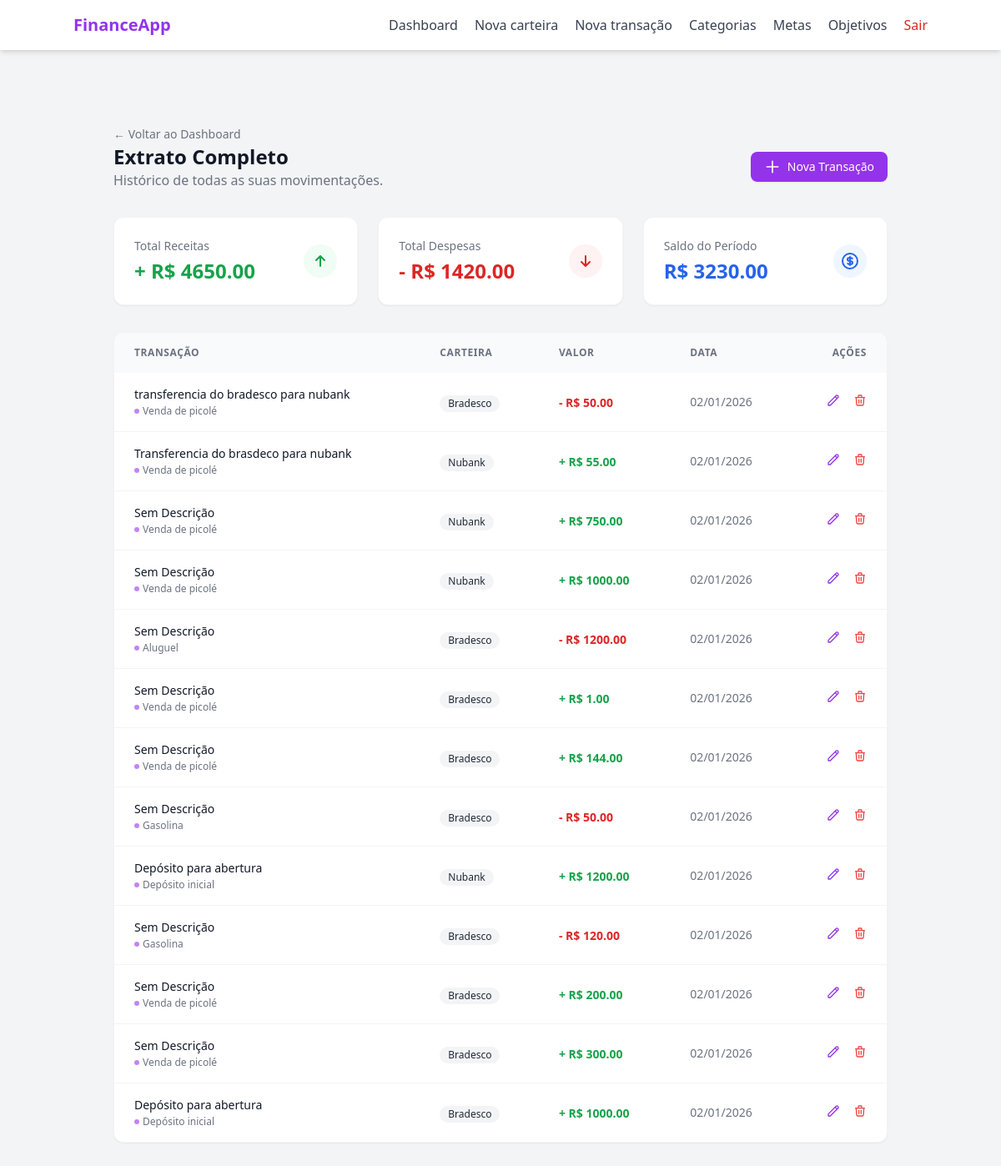
The app's page /transaction (signed in), older data.
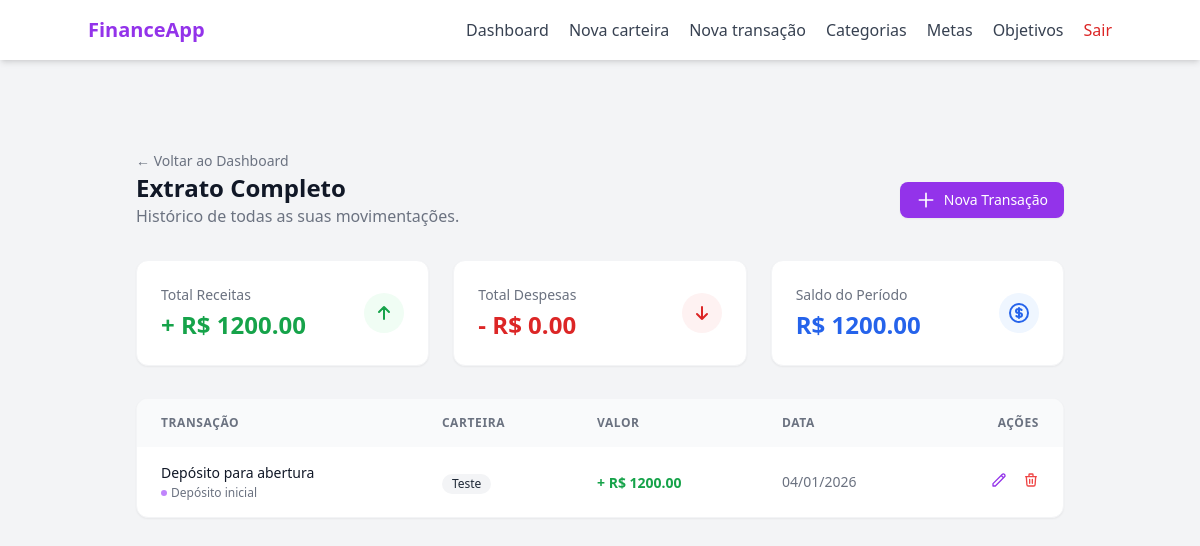
The same page, newer data.
### models/transaction.py (models this page shows, shortened)
class Transaction(db.Model):
    __tablename__ = "transactions"
    id = db.Column(db.Integer, primary_key= True)
    transaction_type = db.Column(db.String(20), nullable= False)
    value = db.Column(db.Float, nullable= False)
    created_at = db.Column(db.Date, default= lambda: datetime.now(timezone.utc).date())
    description = db.Column(db.String(100), nullable= True)
    wallet_id = db.Column(db.Integer, db.ForeignKey("wallets.id"), nullable= False)
    category_id = db.Column(db.Integer, db.ForeignKey("categories.id"), nullable= True)
    category = db.relationship("Category", backref= "transactions", lazy= True)
    wallet = db.relationship("Wallet", backref= "transactions", lazy= True)

### models/category.py (models this page shows, shortened)
class Category(db.Model):
    __tablename__ = "categories"
    id = db.Column(db.Integer, primary_key= True)
    name = db.Column(db.String(100), nullable= False)
    type = db.Column(db.String(20), nullable= False)
    __mapper_args__ = {
        "polymorphic_on": type,
        "polymorphic_identity": "category"
    }

### models/wallet.py (models this page shows, shortened)
class Wallet(db.Model):
    __tablename__ = "wallets"
    id = db.Column(db.Integer, primary_key= True)
    wallet_name = db.Column(db.String(100), nullable= False)
    initial_balance = db.Column(db.Float, default= 0.0)
    current_balance = db.Column(db.Float, default= 0.0)
    is_active = db.Column(db.Boolean, default= True)
    created_at = db.Column(db.DateTime, default= lambda: datetime.now(timezone.utc).date())
    user_id = db.Column(db.Integer, db.ForeignKey("users.id"), nullable= False)

### routes/transaction_routes.py (the view)
@transaction_bp.route("", methods=["GET"])
@login_required
def transaction_page():
    transactions = TransactionController.get_user_transactions(user_id=current_user.id)
    total_income = sum(t.value for t in transactions if t.transaction_type == "income")
    total_expense = sum(t.value for t in transactions if t.transaction_type == "expense")
    total_balance = total_income - total_expense
    categories = CategoryController.get_user_categories(user_id= current_user.id)
    return render_template("transaction/index.html",
                           transactions=transactions,
                           total_income=total_income,
                           total_expense=total_expense,
                           total_balance=total_balance,
                           categories = categories)

### controllers/category_controller.py (called while the page is built)
    @staticmethod
    def get_user_categories(user_id):
        return UserCategory.query.filter_by(user_id= user_id).all()

### controllers/transaction_controller.py (called while the page is built)
    @staticmethod
    def get_user_transactions(user_id):
        return Transaction.query.join(Wallet).filter(Wallet.user_id == user_id).order_by(Transaction.created_at.desc()).order_by(Transaction.id.desc()).all()

### templates/transaction/index.html (shortened to what the changed rows need)
{% extends "base.html" %}
{% block content %}
<div class="max-w-7xl mx-auto px-4 sm:px-6 lg:px-8 py-8">
    <div class="flex flex-col sm:flex-row justify-between items-start sm:items-center mb-8 gap-4">
        <div>
            <h1 class="text-2xl font-bold text-gray-900">Extrato Completo</h1>
        </div>
    </div>
    <div class="grid grid-cols-1 md:grid-cols-3 gap-6 mb-8">
        <div class="bg-white p-6 rounded-xl border border-gray-100 shadow-sm flex items-center justify-between">
            <div>
                <p class="text-sm text-gray-500 mb-1">Total Receitas</p>
                <h3 class="text-2xl font-bold text-green-600">+ R$ {{ "%.2f"|format(total_income) }}</h3>
            </div>
        </div>
        <div class="bg-white p-6 rounded-xl border border-gray-100 shadow-sm flex items-center justify-between">
            <div>
                <p class="text-sm text-gray-500 mb-1">Total Despesas</p>
                <h3 class="text-2xl font-bold text-red-600">- R$ {{ "%.2f"|format(total_expense) }}</h3>
            </div>
        </div>
        <div class="bg-white p-6 rounded-xl border border-gray-100 shadow-sm flex items-center justify-between">
            <div>
                <p class="text-sm text-gray-500 mb-1">Saldo do Período</p>
                <h3 class="text-2xl font-bold {{ 'text-blue-600' if total_balance >= 0 else 'text-red-600' }}">
                    R$ {{ "%.2f"|format(total_balance) }}
                </h3>
            </div>
        </div>
    </div>
    <div class="bg-white rounded-xl shadow-sm border border-gray-100 overflow-hidden">
        <table class="w-full text-left border-collapse">
            <thead class="bg-gray-50">
                <tr>
                    <th class="px-6 py-4 text-xs font-semibold text-gray-500 uppercase tracking-wider">Transação</th>
                    <th class="px-6 py-4 text-xs font-semibold text-gray-500 uppercase tracking-wider">Carteira</th> <th class="px-6 py-4 text-xs font-semibold text-gray-500 uppercase tracking-wider">Valor</th>
                    <th class="px-6 py-4 text-xs font-semibold text-gray-500 uppercase tracking-wider">Data</th>
                    <th class="px-6 py-4 text-xs font-semibold text-gray-500 uppercase tracking-wider text-right">Ações</th>
                </tr>
            </thead>
            <tbody class="divide-y divide-gray-100">
                {% for transaction in transactions %}
                <tr class="hover:bg-gray-50 transition-colors group">
                    <td class="px-6 py-4">
                        <div class="flex flex-col">
                            <span class="text-sm font-medium text-gray-900">{{ transaction.description if transaction.description else 'Sem Descrição' }}</span>
                            <span class="text-xs text-gray-500 flex items-center gap-1 mt-0.5">
                                <span class="w-1.5 h-1.5 rounded-full bg-purple-400"></span>
                                {{ transaction.category.name if transaction.category else 'Sem Categoria' }}
                            </span>
                        </div>
                    </td>
                    <td class="px-6 py-4">
                        <span class="inline-flex items-center px-2.5 py-0.5 rounded-full text-xs font-medium bg-gray-100 text-gray-800">
                            {{ transaction.wallet.wallet_name }}
                        </span>
                    </td>
                    <td class="px-6 py-4 whitespace-nowrap">
                        <span class="text-sm font-bold {{ 'text-green-600' if transaction.transaction_type == 'income' else 'text-red-600' }}">
                            {{ "-" if transaction.transaction_type == 'expense' else "+" }} R$ {{ "%.2f"|format(transaction.value) }}
                        </span>
                    </td>
                    <td class="px-6 py-4 whitespace-nowrap text-sm text-gray-500">
                        {{ transaction.created_at.strftime('%d/%m/%Y') }}
                    </td>
                    <td class="px-6 py-4 text-right">
                        <button class="text-purple-600 hover:text-purple-700 mr-3"
                            title="Editar"
                            onclick="openEditTransactionModal(
                                '{{ url_for('transaction_bp.edit_transaction', transaction_id=transaction.id) }}',
                                '{{transaction.value}}',
                                '{{ transaction.created_at.strftime('%Y-%m-%d') if transaction.created_at else '' }}',
                                '{{transaction.description}}',
                                '{{transaction.category_id}}'
                            )"
                            {% if transaction.category.type == 'system' %} disabled {% endif %}>
                            <svg class="w-4 h-4" fill="none" stroke="currentColor" viewBox="0 0 24 24"><path stroke-linecap="round" stroke-linejoin="round" stroke-width="2" d="M15.232 5.232l3.536 3.536m-2.036-5.036a2.5 2.5 0 113.536 3.536L6.5 21.036H3v-3.572L16.732 3.732z"></path></svg>
                        </button>
                        <button class="text-red-500 hover:text-red-700"
                            title="Deletar"
                            onclick="openConfirmModal(
                            '{{ url_for('transaction_bp.delete_transaction', transaction_id=transaction.id) }}',
                            'Excluir Transação',
                            'Tem certeza que deseja apagar a transação de R$ {{ transaction.value }}? O saldo da carteira será atualizado.'
                            )"
                            class="text-red-600 hover:text-red-800 hover:underline transition-colors font-medium text-sm flex items-center gap-1"
                            {% if transaction.category.type == 'system' %} disabled {% endif %}>
                            <svg class="w-4 h-4" fill="none" stroke="currentColor" viewBox="0 0 24 24"><path stroke-linecap="round" stroke-linejoin="round" stroke-width="2" d="M19 7l-.867 12.142A2 2 0 0116.138 21H7.862a2 2 0 01-1.995-1.858L5 7m5 4v6m4-6v6m1-10V4a1 1 0 00-1-1h-4a1 1 0 00-1 1v3M4 7h16"></path></svg>
                        </button>
                    </td>
                </tr>
                {% endfor %}
            </tbody>
        </table>
    </div>
</div>
{% endblock %}

Row changes from the older to the newer data that the page shows:
removed Transaction: transaction_type "-", value "50.00"
removed Transaction: transaction_type "+", value "55.00"
removed Transaction: transaction_type "+", value "750.00"
removed Transaction: transaction_type "+", value "1000.00"
removed Transaction: transaction_type "-", value "1200.00"
removed Transaction: transaction_type "+", value "1.00"
removed Transaction: transaction_type "+", value "144.00"
removed Transaction: transaction_type "-", value "50.00"
removed Transaction: transaction_type "+", value "1200.00"
removed Transaction: transaction_type "-", value "120.00"
removed Transaction: transaction_type "+", value "200.00"
removed Transaction: transaction_type "+", value "300.00"
changed Transaction "Depósito para abertura": wallet.wallet_name "Bradesco" → "Teste"; value "1000.00" → "1200.00"; created_at "02/01/2026" → "04/01/2026"
Text that changed along with them:
{{ "%.2f"|format(total_income) }}: "4650.00" → "1200.00"
{{ "%.2f"|format(total_expense) }}: "1420.00" → "0.00"
{{ "%.2f"|format(total_balance) }}: "3230.00" → "1200.00"
